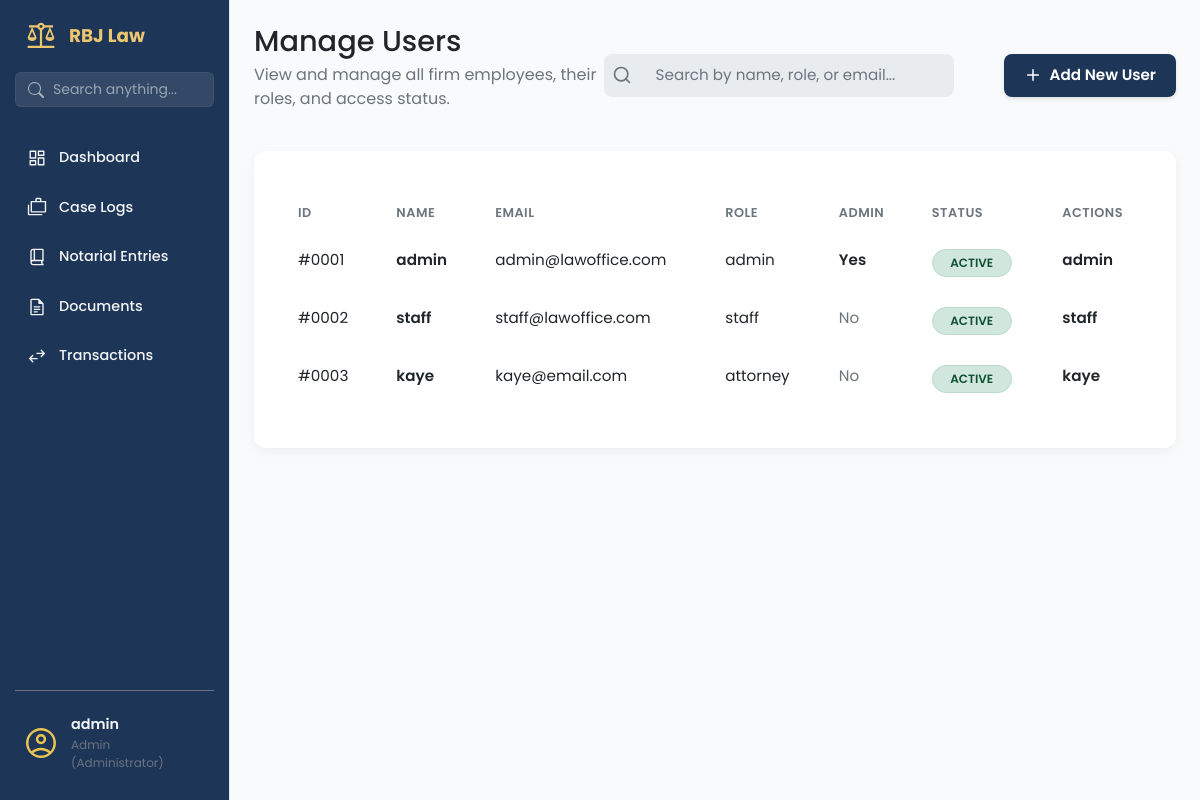
/admin/users (signed in), run on an earlier commit of the app's database.
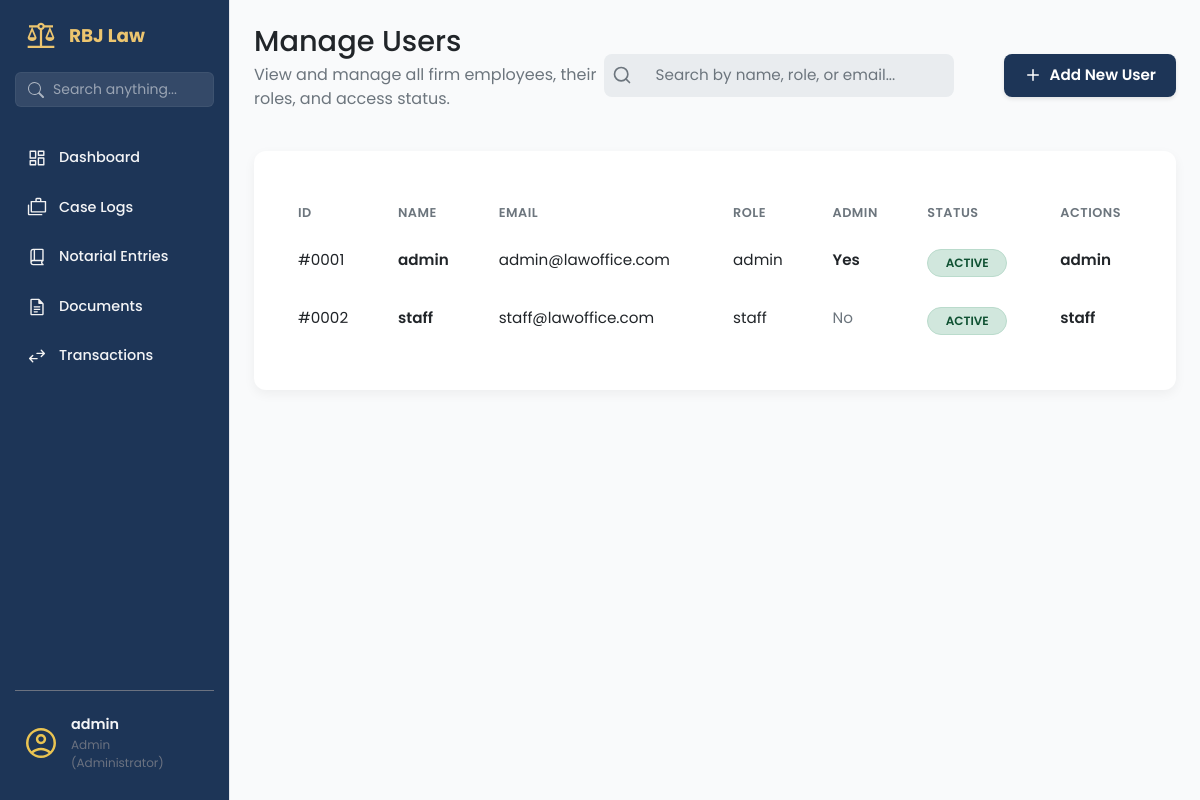
And on a later commit of the database.
### app/models/user_model.py (models this page shows, shortened)
class User(UserMixin, db.Model):
    __tablename__ = 'users'
    id = db.Column(db.Integer, primary_key=True)
    username = db.Column(db.String(80), unique=True, nullable=False, index=True)
    email = db.Column(db.String(120), unique=True, nullable=False)
    password_hash = db.Column(db.String(128), nullable=False)
    contact_number = db.Column(db.String(20), nullable=True)
    role = db.Column(db.String(50), default='attorney', nullable=False)
    is_active = db.Column(db.Boolean, default=True, nullable=False)
    is_admin = db.Column(db.Boolean, default=False, nullable=False)
    created_at = db.Column(db.DateTime, default=datetime.utcnow)
    updated_at = db.Column(db.DateTime, default=datetime.utcnow, onupdate=datetime.utcnow)

### app/routes/admin_profile_routes.py (the view)
@admin_bp.route('/users')
@login_required
def manage_users_page():
    if not current_user.is_admin:
        abort(403) # Forbidden
    users = get_all_users()
    return render_template('manage_users.html', users=users)

### app/services/user_service.py (called while the page is built)
def get_all_users():
    try:
        return User.query.all()
    except SQLAlchemyError as e:
        logging.error(f"Error fetching all users: {e}")
        return []

### app/templates/manage_users.html (shortened to what the changed rows need)
{% extends 'base.html' %}
{% block content %}
<main class="dashboard-content">
    <header class="dashboard-header">
        <div>
            <h1>Manage Users</h1>
        </div>
    </header>
    <section class="content-section">
        <div class="data-card">
            <div class="table-wrapper">
                <table class="table user-table">
                    <colgroup>
                    </colgroup>
                    <thead>
                        <tr>
                            <th>ID</th>
                            <th>Name</th>
                            <th>Email</th>
                            <th>Role</th>
                            <th>Admin</th>
                            <th>Status</th>
                            <th>Actions</th>
                        </tr>
                    </thead>
                    <tbody>
                        {% for user in users %}
                        <tr>
                            <td>#{{ '%04d' | format(user.id) }}</td>
                            <td>
                                <a href="{{ url_for('admin.edit_user', user_id=user.id) }}" class="table-link">{{
                                    user.username }}</a>
                            </td>
                            <td>{{ user.email }}</td>
                            <td>{{ user.role }}</td>
                            <td>
                                {% if user.is_admin %}
                                <span style="color: var(--color-success); font-weight: 600;">Yes</span>
                                {% else %}
                                <span style="color: var(--color-text-secondary);">No</span>
                                {% endif %}
                            </td>
                            <td>
                                {% if user.is_active %}
                                <span class="status-tag status-tag--active">Active</span>
                                {% else %}
                                <span class="status-tag status-tag--inactive">Inactive</span>
                                {% endif %}
                            </td>
                            <td>
                                <a href="{{ url_for('admin.edit_user', user_id=user.id) }}" class="table-link">{{
                                    user.username }}</a>
                            </td>
                        </tr>
                        {% endfor %}
                    </tbody>
                </table>
            </div>
        </div>
    </section>
</main>
{% endblock content %}

### app/templates/base.html (shortened to what the changed rows need)
<!DOCTYPE html>
<html lang="en">
<head>
    <link rel="stylesheet" href="{{ url_for('static', filename='vendor/bootstrap/css/bootstrap.min.css') }}">
    <link rel="stylesheet" href="{{ url_for('static', filename='css/main.css') }}">
    <link rel="stylesheet" href="{{ url_for('static', filename='css/sidebar.css') }}">
</head>
<body>
    <aside class="sidebar">
        <div class="sidebar-header">
            <h2>RBJ Law</h2>
        </div>
        <div class="sidebar-footer">
            <button class="avatar-btn" id="avatarBtn">
                <div class="user-info">
                    <span class="user-name">
                        {{ current_user.username }}
                    </span>
                    <span class="user-role">
                        {{ current_user.role|title }}
                        {% if current_user.is_admin %} (Administrator){% endif %}
                    </span>
                </div>
            </button>
        </div>
    </aside>
    <div class="page-container">
        {% block content %}
        {% endblock %}
    </div>
</body>
</html>

What changed in the data, as far as the page shows it:
removed User: id "0003", username "kaye", email "kaye@email.com", role "attorney", is_admin "No", is_active "ACTIVE"
